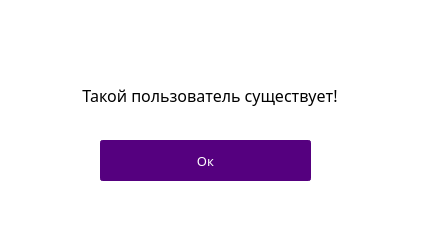
<?xml version="1.0" encoding="UTF-8"?>
<ui version="4.0">
 <class>errorWindow_2</class>
 <widget class="QDialog" name="errorWindow_2">
  <property name="geometry">
   <rect>
    <x>0</x>
    <y>0</y>
    <width>430</width>
    <height>240</height>
   </rect>
  </property>
  <property name="minimumSize">
   <size>
    <width>430</width>
    <height>240</height>
   </size>
  </property>
  <property name="maximumSize">
   <size>
    <width>430</width>
    <height>240</height>
   </size>
  </property>
  <property name="windowTitle">
   <string>Dialog</string>
  </property>
  <property name="styleSheet">
   <string notr="true">background-color: rgb(255, 255, 255);</string>
  </property>
  <widget class="QPushButton" name="okButton">
   <property name="geometry">
    <rect>
     <x>100</x>
     <y>140</y>
     <width>211</width>
     <height>41</height>
    </rect>
   </property>
   <property name="font">
    <font>
     <family>Century Gothic</family>
     <pointsize>10</pointsize>
    </font>
   </property>
   <property name="styleSheet">
    <string notr="true">QPushButton{
	background-color:rgb(85, 0, 127);
border-radius: 3px;
border: 2px solid rgb(85, 0, 127);
color:rgb(255, 255, 255);
}

QPushButton::hover{
	background-color: rgb(108, 0, 162);
	border: 2px solid rgb(108, 0, 162);
}

QPushButton::pressed{
	background-color:rgb(129, 0, 193);
	border-bottom: 2px solid rgb(129, 0, 193);
	border-leftt:  2px solid rgb(129, 0, 193);
	border-right:  2px solid rgb(129, 0, 193);
}</string>
   </property>
   <property name="text">
    <string>Ок</string>
   </property>
  </widget>
  <widget class="QLabel" name="errorText">
   <property name="geometry">
    <rect>
     <x>10</x>
     <y>80</y>
     <width>400</width>
     <height>30</height>
    </rect>
   </property>
   <property name="font">
    <font>
     <family>Century Gothic</family>
     <pointsize>12</pointsize>
    </font>
   </property>
   <property name="text">
    <string>Такой пользователь существует!</string>
   </property>
   <property name="textFormat">
    <enum>Qt::AutoText</enum>
   </property>
   <property name="alignment">
    <set>Qt::AlignCenter</set>
   </property>
  </widget>
 </widget>
 <resources/>
 <connections/>
</ui>
